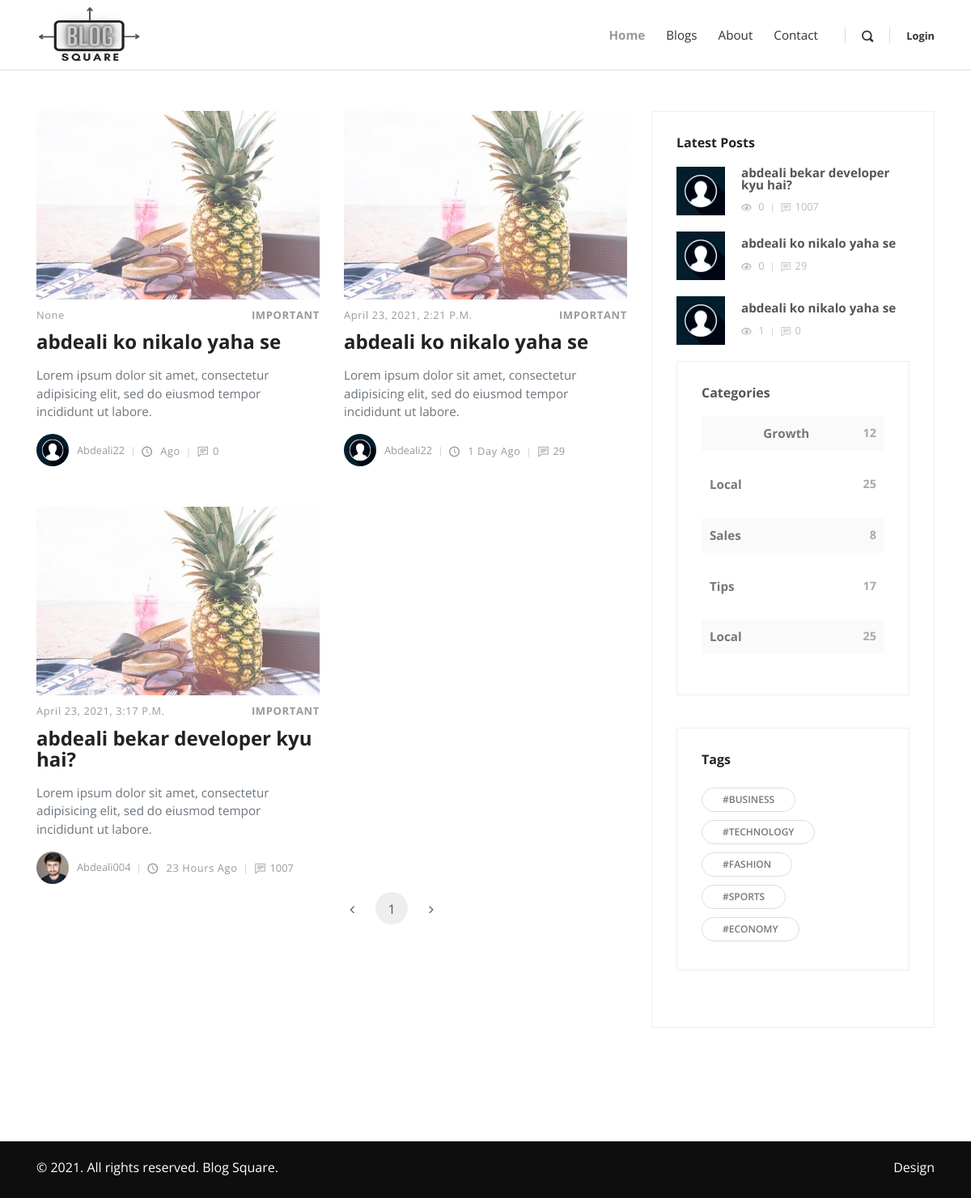
The page /blogapp/blogs/1 on the database as committed earlier.
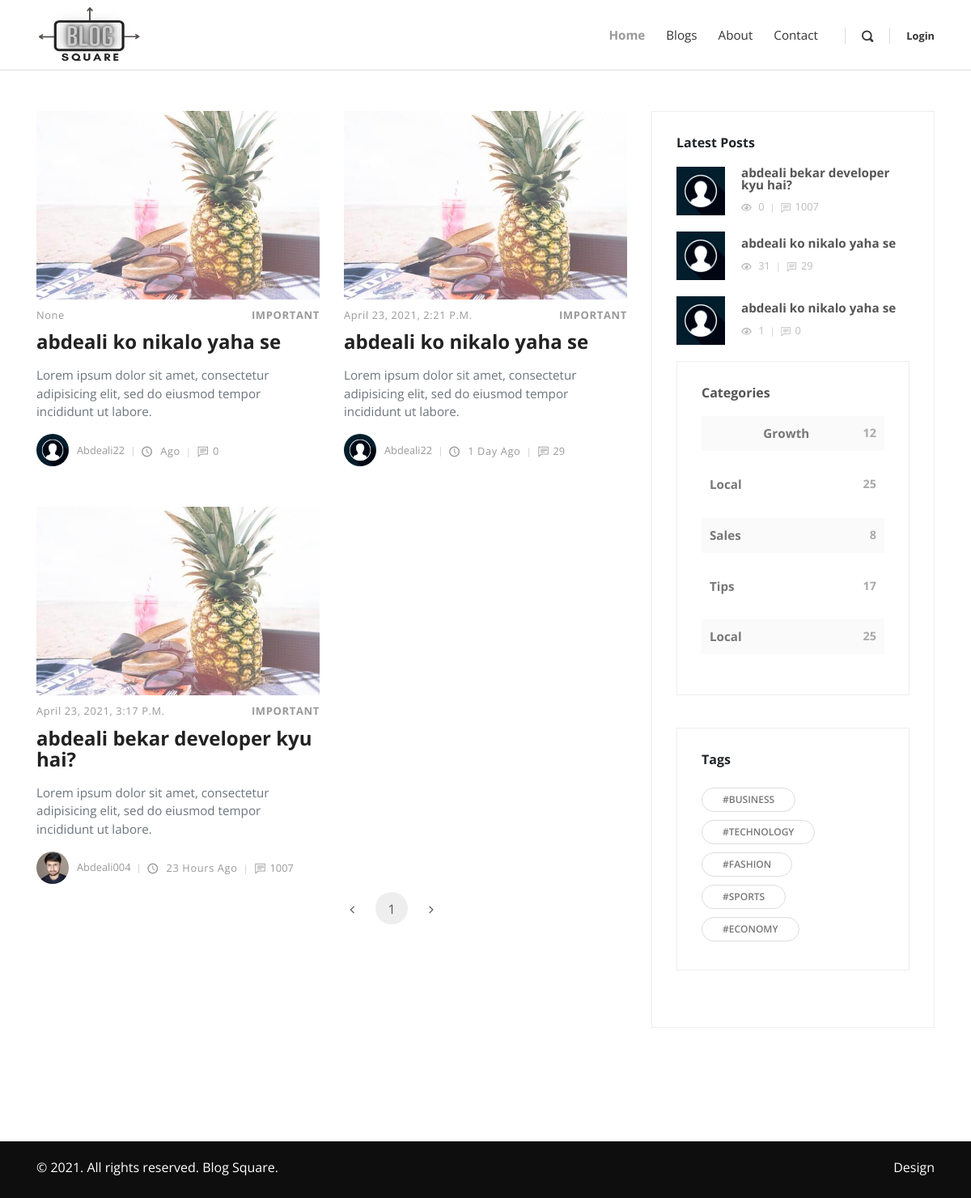
The same page on the database as committed later.
### blogapp/models.py (models this page shows, shortened)
class blog_article(models.Model):
    def upload_thumbnail(self,filename):
        return '/blog_thumbnails/filename'
    blog_id = models.IntegerField(auto_created=True)
    blog_title = models.CharField(max_length=100)
    blog_thumbnail = models.ImageField(upload_to=upload_thumbnail,default="img/blog-2.jpg")
    blog_creation_date = models.DateTimeField(auto_now_add=True)
    blog_category = models.CharField(max_length = 20)
    blog_tags = models.TextField(default="")
    num_of_comments = models.IntegerField(default=0)
    blog_views = models.IntegerField(default=0)
    blog_upvote = models.IntegerField(default=0)
    blog_downvote = models.IntegerField(default=0)
    blog_author = models.ForeignKey(userInfo,null = True,on_delete=models.SET_NULL)
    blog_content = models.TextField()
    @staticmethod
    def get_all_blogs():
        return blog_article.objects.all()

### blogMain/models.py (models this page shows, shortened)
class userInfo(models.Model):
    username = models.CharField(primary_key=True, max_length=50)
    email = models.EmailField(max_length=254)
    typeOf = models.CharField(max_length=50,default="")
    gender = models.CharField(max_length=50)
    categories = models.CharField(max_length=150)
    pic = models.ImageField(upload_to=user_directory_path1, height_field=None, width_field=None, max_length=None, default="userImages/defaultShow.jpg")
    fb = models.TextField(default="")
    insta = models.TextField(default="")
    city = models.CharField(max_length=50,default="")
    state = models.CharField(max_length=50,default="")
    postal = models.CharField(max_length=50,default="")
    about = models.TextField(default="")
    blogsViewed = models.IntegerField(default=0)
    blogsPublished = models.IntegerField(default=0)
    visitedSite = models.IntegerField(default=0)
    isFirstVisit = models.BooleanField(default=True)
    newUser = models.BooleanField(default=True)
    checkCode = models.CharField(max_length=12)
    date = models.DateTimeField(auto_now=False, auto_now_add=True)

### blogapp/views.py (the view)
# urls.py: path('blogs/<int:pagenum>',views.allblogs_view, name = "blogs"),
def allblogs_view(request,pagenum):
    paginator = Paginator(blog_article.get_all_blogs(),4)
    try:
        blogs = paginator.page(pagenum)
    except PageNotAnInteger:
        blogs = paginator.page(1)
    except EmptyPage:
        blogs = paginator.page(paginator.num_pages)
    context = {
        "currdate":datetime.datetime.now(),
        "blogslist":blogs,
        "latest_posts":blog_article.get_all_blogs().order_by("-blog_creation_date")[0:3]
    }
    return render(request, "blog.html",context)

### templates/blog.html (shortened to what the changed rows need)
{% extends 'base.html' %}
  {% load static %}
    {% block body %}
    <div class="container">
      <div class="row">
        <main class="posts-listing col-lg-8">
          <div class="container">
            <div class="row">
              {%for blog in blogslist%}
                <div class="post col-xl-6 blogs-class">
                  <div class="post-thumbnail"><a href="{%url 'blog' blog.blog_id%}"><img src={% static 'img/blog-post-1.jpeg' %} alt="..." class="img-fluid"></a></div>
                  <div class="post-details">
                    <div class="post-meta d-flex justify-content-between">
                      <div class="date meta-last">{{blog.blog_creation_date}}</div>
                      <div class="category"><a href="#">{{blog.blog_category}}</a></div>
                    </div><a href="{%url 'blog' blog.blog_id%}">
                      <h3 class="h4">{{blog.blog_title}}</h3></a>
                    <p class="text-muted">Lorem ipsum dolor sit amet, consectetur adipisicing elit, sed do eiusmod tempor incididunt ut labore.</p>
                    <footer class="post-footer d-flex align-items-center" style="white-space: nowrap;"><a href="#" class="author d-flex align-items-center flex-wrap">
                        <div class="avatar"><img src={{blog.blog_author.pic.url}} alt="..." class="img-fluid"></div>
                        <div class="title"><span>{{blog.blog_author.username}}</span></div></a>
                      <div class="date"><i class="icon-clock"></i> <span class="time">{{blog.blog_creation_date|timesince}}</span></div>
                      <div class="comments meta-last"><i class="icon-comment"></i>{{blog.num_of_comments}}</div>
                    </footer>
                  </div>
                </div>
              {%endfor%}
          </div>
        </main>
        <aside class="col-lg-4">
          <div class="widget latest-posts">
            {%for post in latest_posts %}
              <div class="blog-posts"><a href="{%url 'blog' post.blog_id%}">
                <div class="item d-flex align-items-center">
                  <div class="image"><img src="{{post.blog_thumbnail.url}}" alt="..." class="img-fluid"></div>
                  <div class="title"><strong>{{post.blog_title}}</strong>
                    <div class="d-flex align-items-center">
                      <div class="views"><i class="icon-eye"></i> {{post.blog_views}}</div>
                      <div class="comments"><i class="icon-comment"></i>{{post.num_of_comments}}</div>
                    </div>
                  </div>
              </div>
            {%endfor%}
        </aside>
      </div>
    </div>
    {% endblock body %}

Rows that differ between the two databases and show on the page:
changed blog_article "April 23, 2021, 2:21 P.m.": blog_views "0" → "31"
